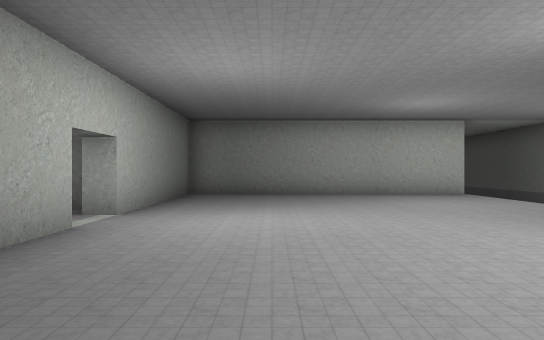
[1] (above)

14 first-person views from a walk through a 3-D level made in the Unity game engine. The camera is 1.3 m above the floor, looks level and sees 70° across. Doors are open. The floor is counted in squares, 2 m on a side. Each view is taken from the middle of a square. On the plan, view 1 faces up. The plan holds only what a view shows up to about 11 squares ahead; the rest is blank. The place goes on beyond the plan. The player is left out. Some animated figures are not drawn. Some surface patterns are stand-ins.

[2]
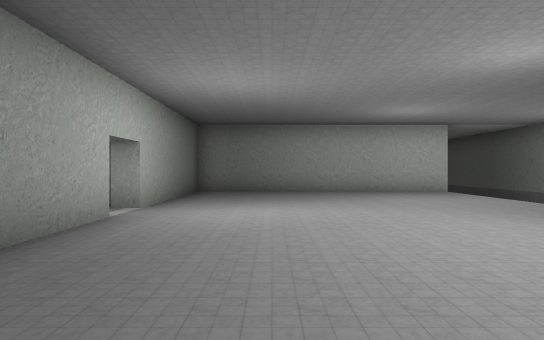

[3]
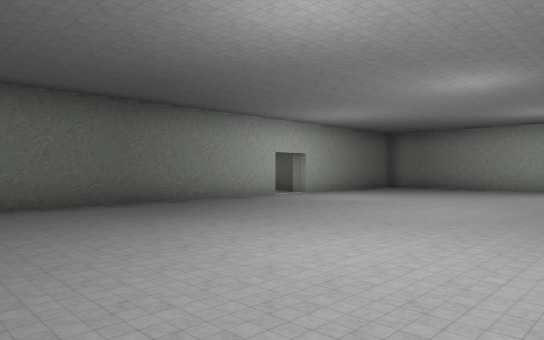

[4]
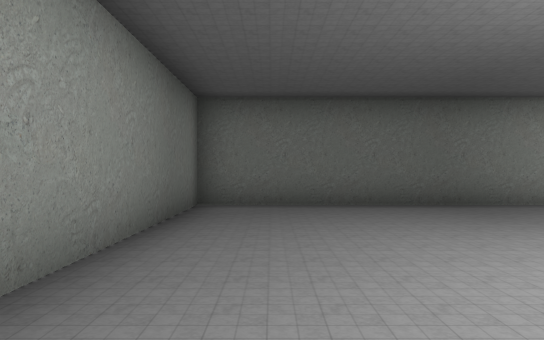

[5]
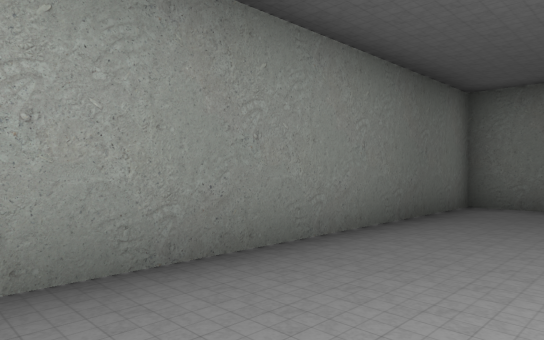

[6]
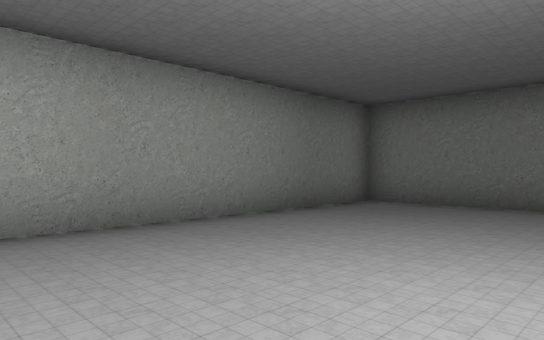

[7]
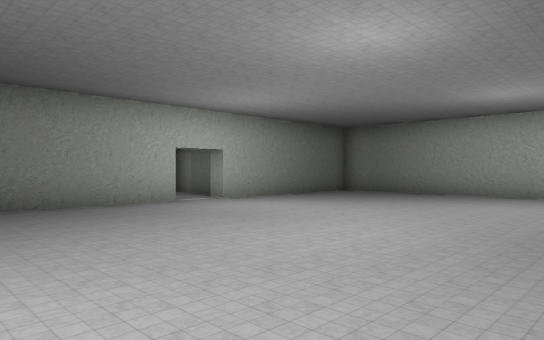

[8]
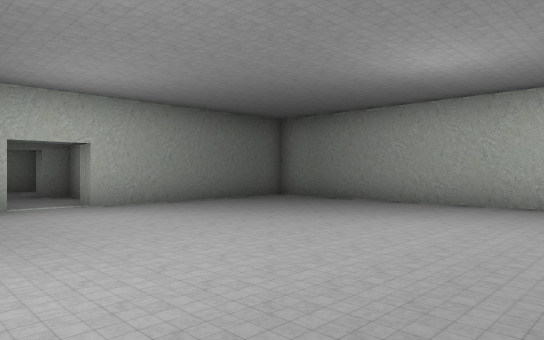

[9]
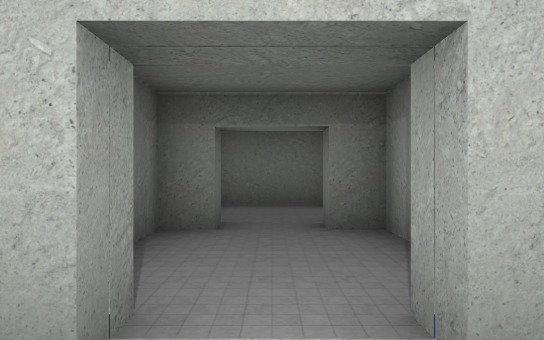

[10]
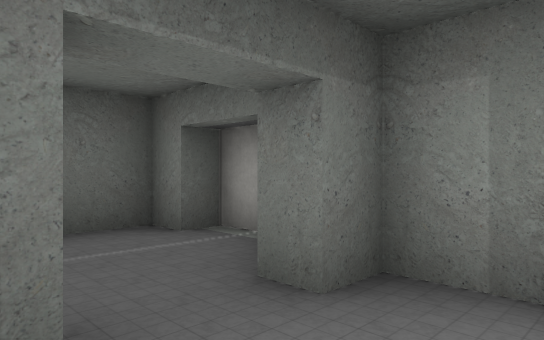

[11]
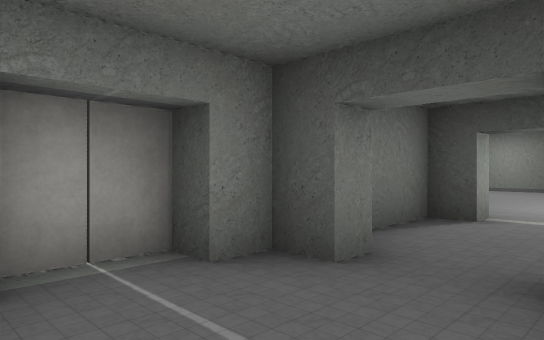

[12]
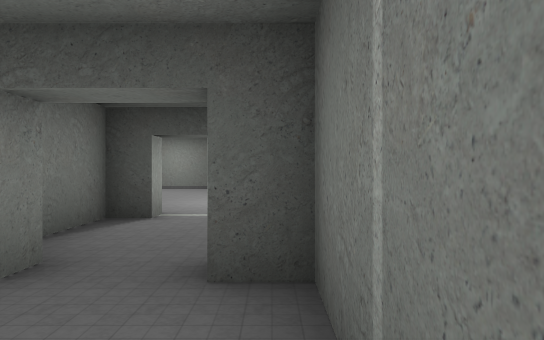

[13]
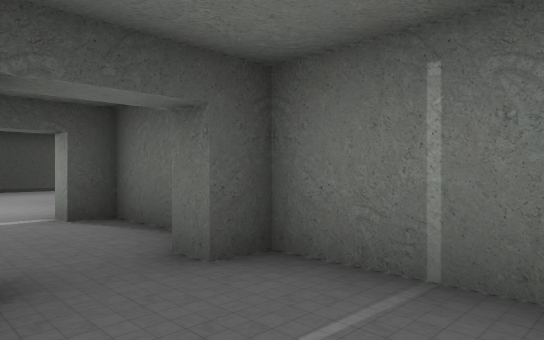

[14]
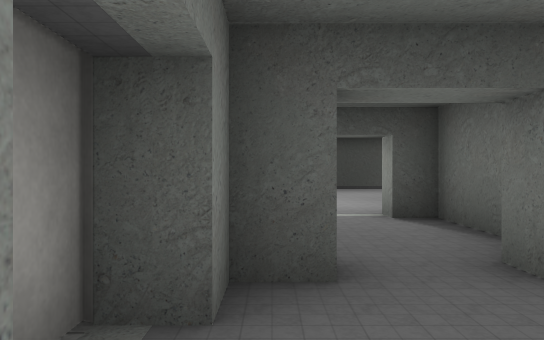

### Floor plan
Points are (right, up) in squares from view 1. A wall is a line through its corners. A room is listed if a view was taken in it or the views show most of it. See-through windows are left out.
Room 1 (views 1, 2, 3, 4, 5, 6, 7, 8, 9)
walls: (-2.7, 4.4) (-2.2, 4.4) (-2.2, -4.4) (4.6, -4.4); (5.4, 10.6) (-2.2, 10.6) (-2.2, 5.6) (-2.7, 5.6)
ways out: opening at (-3, 5) to room 2; gap at (5, -5); gap at (5, 11)
Room 2 (view 10)
walls: (-5.8, 4.4) (-5.2, 4.4) (-5.2, 3.7) (-2.7, 3.7) (-2.7, 4.4); (-2.7, 5.6) (-2.7, 6.2) (-5.2, 6.2) (-5.2, 5.6) (-5.8, 5.6)
ways out: opening at (-3, 5) to room 1; opening at (-6, 5) to room 3
Room 3 (views 11, 12, 13, 14)
walls: (-7.6, 6.2) (-8.2, 6.2) (-8.2, 4); (-5.8, 5.6) (-5.8, 6.2) (-6.4, 6.2); (-7.8, 3.7) (-5.8, 3.7) (-5.8, 4.4)
ways out: opening at (-6, 5) to room 2; open door at (-8, 7)

Positions as (right, up) in squares from view 1, and headings:
1: (0, 0), facing up
2: (0, -1), facing up
3: (5, -3), facing up-left
4: (5, -3), facing left
5: (5, -2), facing down-left
6: (5, 0), facing down-left
7: (5, 0), facing up-left
8: (5, 3), facing up-left
9: (-1, 5), facing left
10: (-4, 4), facing up-left
11: (-8, 4), facing up-right
12: (-8, 4), facing right
13: (-8, 6), facing down-right
14: (-8, 6), facing right
